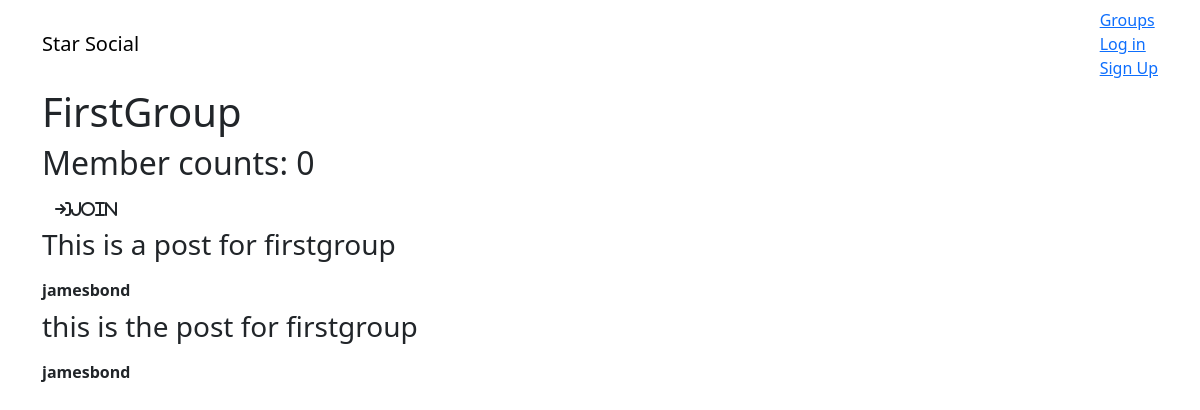
The page /group/posts/in/firstgroup on the database as committed earlier.
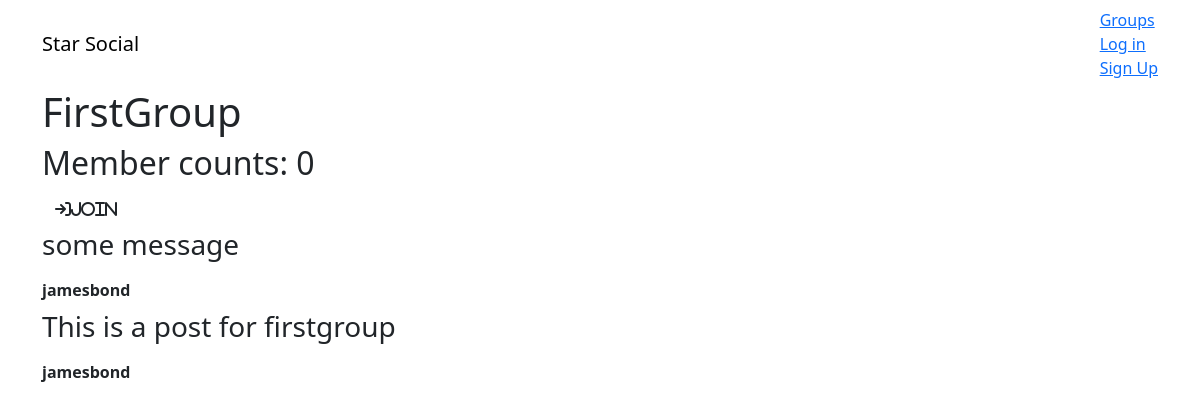
The same page on the database as committed later.
### group/models.py (models this page shows, shortened)
class Group(models.Model):
    name = models.CharField(max_length=255, unique=True)
    slug = models.SlugField(allow_unicode=True, unique=True)
    description = models.TextField(blank=True, default="")
    description_html = models.TextField(editable=False, default="", blank=True)
    members = models.ManyToManyField(User, through="GroupMember")
    class Meta:
        ordering = ["name"]

### posts/models.py (models this page shows, shortened)
class Post(models.Model):
    user = models.ForeignKey(User, related_name="posts", on_delete=models.CASCADE)
    created_at = models.DateTimeField(auto_now=True)
    message = models.TextField()
    message_html = models.TextField(editable=False)
    group = models.ForeignKey(Group, related_name="posts", null=True, blank=True, on_delete=models.PROTECT)
    class Meta:
        ordering = ["-created_at"]
        unique_together = ["user", "message" ]

### group/views.py (the view)
# urls.py: path('posts/in/<slug:slug>', views.SingleGroup.as_view(), name="single"),
class SingleGroup(generic.DetailView):
    model = Group

### group/templates/group/group_detail.html
{% extends "group/group_base.html" %}
{% block pregroup %}
  <h1>{{ group.name }}</h1>
  <h2>Member counts: {{ group.members.count }}</h2>
  <div class="content">
    {% if user in group.members.all %}
      <a href="{% url 'group:leave' slug=group.slug %}" class="btn btn-lg btn-fill warning"><i class="fa-solid fa-arrow-right-from-bracket">Leave</i></a>
    {% else %}
      <a href="{% url 'group:join' slug=group.slug %}" class="btn btn-large btn-fill warning"><i class="fa-solid fa-arrow-right-to-bracket">Join</i></a>
    {% endif %}
  </div>
{% endblock %}
{% block group_content %}
  <div class="col-md-8">
    {% if group.posts.count == 0 %}
      <h2>No post in this group yet.</h2>
    {% else %}
      {% for post in group.posts.all %}
        {% include "posts/_post.html" %}
      {% endfor %}
    {% endif %}
  </div>
{% endblock group_content %}

### group/templates/group/group_base.html (shortened to what this page needs)
{% extends "base.html" %}
{% block content %}
    <div class="container">
        <div class="row">
            {% block pregroup %}{% endblock %}
            {% block group_content %}{% endblock %}
        </div>
    </div>
{% endblock content %}

### templates/base.html (shortened to what this page needs)
{% load static %}
<!DOCTYPE html>
<html lang="en">
<head>
    <link href="https://cdn.jsdelivr.net/npm/bootstrap@5.3.3/dist/css/bootstrap.min.css" rel="stylesheet">
    <link rel="stylesheet" href="{% static 'simplesocial/css/master.css' %}">
</head>
<body>
    <nav class="navbar mynav" role="navigation" id="navbar">
        <div class="container">
            <a class="navbar-brand mynav" href="{% url 'home' %}">Star Social</a>
            <ul class="nav navbar-nav navbar-right">
                {% if user.is_authenticated %}
                  <li><a href="{% url 'posts:create' %}">Post</a></li>
                  <li><a href="{% url 'group:all' %}">Groups</a></li>
                  <li><a href="{% url 'group:create' %}">Create Group</a></li>
                  <li><a href="{% url 'accounts:logout' %}">Log out</a></li>
                {% else %}
                  <li><a href="{% url 'group:all' %}">Groups</a></li>
                  <li><a href="{% url 'accounts:login' %}">Log in</a></li>
                  <li><a href="{% url 'accounts:signup' %}">Sign Up</a></li>
                {% endif %}
            </ul>
        </div>
    </nav>
    {% block content %}
    {% endblock content %}
</body>
</html>

### posts/templates/posts/_post.html (shortened to what this page needs)
<div class="post media">
  <h3>{{ post.message_html|safe }}</h3>
  <div class="media-body">
    <strong>{{ post.user.username }}</strong>
  </div>
</div>

Rows that differ between the two databases and show on the page:
removed Post: message_html "this is the post for firstgroup", user.username "jamesbond"
added Post: message_html "some message", user.username "jamesbond"
